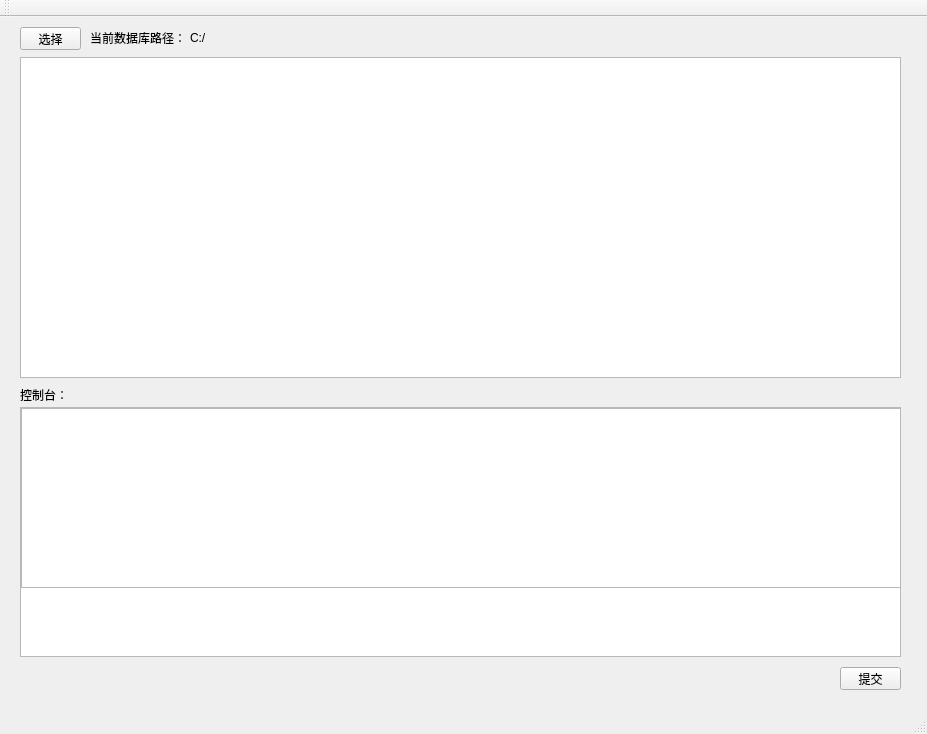
<?xml version="1.0" encoding="UTF-8"?>
<ui version="4.0">
 <class>MYDBSMClass</class>
 <widget class="QMainWindow" name="MYDBSMClass">
  <property name="geometry">
   <rect>
    <x>0</x>
    <y>0</y>
    <width>927</width>
    <height>734</height>
   </rect>
  </property>
  <property name="windowTitle">
   <string>MYDBSM</string>
  </property>
  <widget class="QWidget" name="centralWidget">
   <widget class="QLabel" name="label">
    <property name="geometry">
     <rect>
      <x>90</x>
      <y>10</y>
      <width>121</width>
      <height>21</height>
     </rect>
    </property>
    <property name="text">
     <string>当前数据库路径：</string>
    </property>
   </widget>
   <widget class="QPushButton" name="button_choice">
    <property name="geometry">
     <rect>
      <x>20</x>
      <y>10</y>
      <width>61</width>
      <height>23</height>
     </rect>
    </property>
    <property name="text">
     <string>选择</string>
    </property>
   </widget>
   <widget class="QLabel" name="label_root">
    <property name="geometry">
     <rect>
      <x>190</x>
      <y>10</y>
      <width>561</width>
      <height>21</height>
     </rect>
    </property>
    <property name="text">
     <string>C:/</string>
    </property>
   </widget>
   <widget class="QTableWidget" name="table_result">
    <property name="geometry">
     <rect>
      <x>20</x>
      <y>40</y>
      <width>881</width>
      <height>321</height>
     </rect>
    </property>
    <property name="columnCount">
     <number>6</number>
    </property>
    <attribute name="horizontalHeaderVisible">
     <bool>false</bool>
    </attribute>
    <attribute name="horizontalHeaderCascadingSectionResizes">
     <bool>true</bool>
    </attribute>
    <attribute name="horizontalHeaderStretchLastSection">
     <bool>true</bool>
    </attribute>
    <attribute name="verticalHeaderCascadingSectionResizes">
     <bool>false</bool>
    </attribute>
    <column/>
    <column/>
    <column/>
    <column/>
    <column/>
    <column/>
   </widget>
   <widget class="QLabel" name="label_3">
    <property name="geometry">
     <rect>
      <x>20</x>
      <y>370</y>
      <width>50</width>
      <height>15</height>
     </rect>
    </property>
    <property name="text">
     <string>控制台：</string>
    </property>
   </widget>
   <widget class="QTextEdit" name="text_command">
    <property name="geometry">
     <rect>
      <x>20</x>
      <y>570</y>
      <width>881</width>
      <height>70</height>
     </rect>
    </property>
   </widget>
   <widget class="QPushButton" name="button_commit">
    <property name="geometry">
     <rect>
      <x>840</x>
      <y>650</y>
      <width>61</width>
      <height>23</height>
     </rect>
    </property>
    <property name="text">
     <string>提交</string>
    </property>
   </widget>
   <widget class="QScrollArea" name="scrollArea">
    <property name="geometry">
     <rect>
      <x>20</x>
      <y>390</y>
      <width>881</width>
      <height>181</height>
     </rect>
    </property>
    <property name="widgetResizable">
     <bool>true</bool>
    </property>
    <widget class="QWidget" name="scrollAreaWidgetContents">
     <property name="geometry">
      <rect>
       <x>0</x>
       <y>0</y>
       <width>879</width>
       <height>179</height>
      </rect>
     </property>
     <widget class="QListWidget" name="list_info">
      <property name="geometry">
       <rect>
        <x>0</x>
        <y>0</y>
        <width>881</width>
        <height>181</height>
       </rect>
      </property>
      <property name="verticalScrollBarPolicy">
       <enum>Qt::ScrollBarPolicy::ScrollBarAsNeeded</enum>
      </property>
      <property name="horizontalScrollBarPolicy">
       <enum>Qt::ScrollBarPolicy::ScrollBarAsNeeded</enum>
      </property>
      <property name="autoScroll">
       <bool>false</bool>
      </property>
      <property name="verticalScrollMode">
       <enum>QAbstractItemView::ScrollMode::ScrollPerPixel</enum>
      </property>
      <property name="horizontalScrollMode">
       <enum>QAbstractItemView::ScrollMode::ScrollPerPixel</enum>
      </property>
     </widget>
    </widget>
   </widget>
  </widget>
  <widget class="QMenuBar" name="menuBar">
   <property name="geometry">
    <rect>
     <x>0</x>
     <y>0</y>
     <width>927</width>
     <height>20</height>
    </rect>
   </property>
  </widget>
  <widget class="QToolBar" name="mainToolBar">
   <attribute name="toolBarArea">
    <enum>TopToolBarArea</enum>
   </attribute>
   <attribute name="toolBarBreak">
    <bool>false</bool>
   </attribute>
  </widget>
  <widget class="QStatusBar" name="statusBar"/>
 </widget>
 <layoutdefault spacing="6" margin="11"/>
 <resources>
  <include location="MYDBSM.qrc"/>
 </resources>
 <connections/>
</ui>
